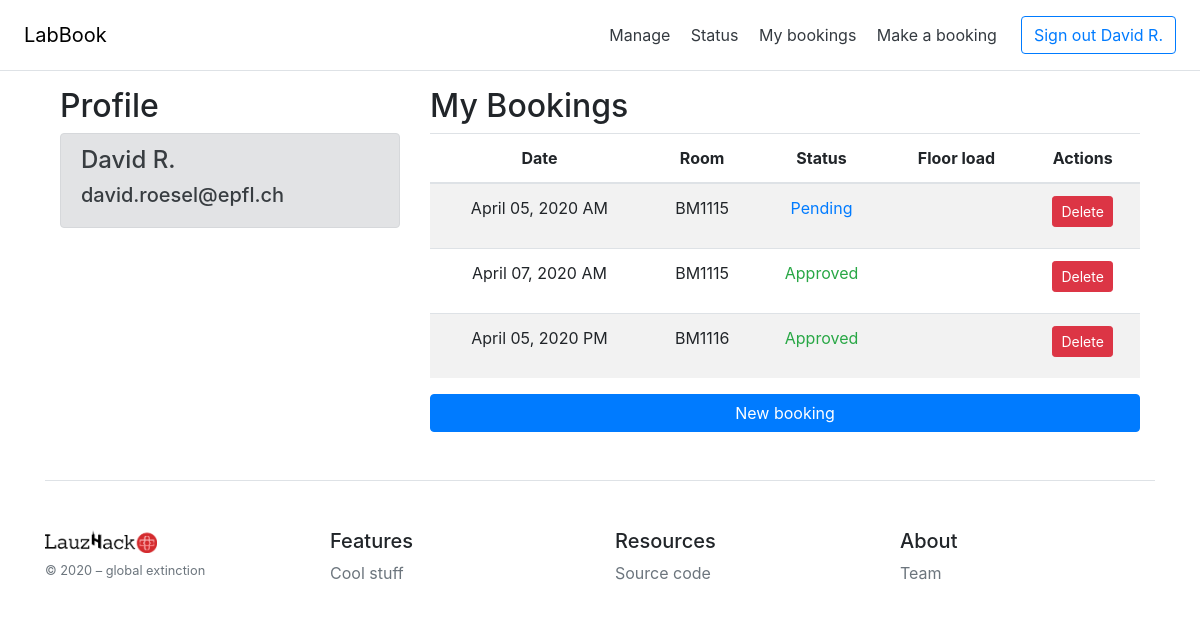
/dashboard/ (signed in), run on the app's committed database.
### app/models.py (models this page shows, shortened)
class BaseModel(Model):
    class Meta:
        database = db

class User(UserMixin, BaseModel):
    id = IntegerField(primary_key=True)
    email = CharField(index=True, unique=True)
    name = CharField(index=True)
    password_hash = CharField()

class Booking(BaseModel):
    id = IntegerField(primary_key=True)
    when = CharField()
    status = CharField()
    who = ForeignKeyField(User, to_field='id', related_name="user")
    room = ForeignKeyField(Room, to_field='id', related_name="room")

class Room(BaseModel):
    id = IntegerField(primary_key=True)
    name = CharField(index=True, unique=True)
    floor = IntegerField()
    building = CharField()

### app/routes.py (the view)
@login_required
@app.route('/dashboard/')
def dashboard():
    try:
       bookings = get_bookings_of_user(current_user.id)
    except:
       return "Could not retrieve your bookings"
    return render_template('dashboard.html', bookings=bookings, user_name=current_user.name, prettify_when=prettify_when)

### app/database.py (called while the page is built)
def get_bookings_of_user(user_id):
    query = Booking.select().where(Booking.who == user_id)
    user_bookings = [model_to_dict(c) for c in query]
    return user_bookings

def prettify_date(date):
    return datetime.strptime(date, '%Y-%m-%d').strftime('%B %d, %Y')

def prettify_when(when):
    date = '-'.join(when.split('-')[0:3])
    return prettify_date(date)+" "+when.split('-')[-1]

### app/models.py (called while the page is built)
@login.user_loader
def load_user(id):
    return User.select().where(User.id==int(id)).get()

### app/templates/dashboard.html (shortened to what this page needs)
{% extends 'base.html' %}
{% block content %}
<div class="container">
    <div class="row">
        <div class="col-md-4">
            <h2>Profile</h2>
            <div class="alert alert-secondary" role="alert">
                <h4>{{current_user.name}}</h4>
                <h5>{{current_user.email}}</h5>
            </div>
        </div>
        <div class="col-md-8">
            <h2>My Bookings</h2>
            {% if not bookings %}
                <p>You have no confirmed bookings.</p>
            {% else %}
            <ol class="days list-unstyled  text-center">
                <table class="table table-striped">
                    <thead>
                        <tr>
                            <th>Date</th>
                            <th>Room</th>
                            <th>Status</th>
                            <th>Floor load</th>
                            <th>Actions</th>
                        </tr>
                    </thead>
                    <tbody>
                        {% for booking in bookings %}
                            <tr>
                                <td>{{ prettify_when(booking['when']) }}</td>
                                <td>{{ booking['room']['name'] }}</td>
                                <td>
                                    {% if booking['status'] == 'approved'%}
                                        <p class=" text-success">Approved</p>
                                    {% elif booking['status'] == 'denied' %}
                                         <p class=" text-danger">Denied</p>
                                    {% else %}
                                        <p class=" text-primary">Pending</p>
                                    {% endif %}
                                </td>
                                <td> </td>
                                <td>
                                    <a type="button" class="btn btn-danger btn-sm" href="/cancel-booking/{{ booking['id'] }}/">Delete</a>
                                </td>
                            </tr>
                        {% endfor %}
                    </tbody>
                </table>
            {% endif %}
            </ol>
            <a href="/book/" class="btn btn-primary btn-block" role="button">New booking</a>
        </div>
    </div>
</div>
{% endblock %}

### app/templates/base.html (shortened to what this page needs)
<!doctype html>
<html lang="en">
  <head>
    <link rel="stylesheet" href="https://stackpath.bootstrapcdn.com/bootstrap/4.4.1/css/bootstrap.min.css">
    <link rel="stylesheet" href="/static/css/main.css">
    <link rel="stylesheet" href="/static/css/calendar.css">
  </head>
  <body>
    <div class="d-flex flex-column flex-md-row align-items-center p-3 px-md-4 mb-3 bg-white border-bottom box-shadow">
      <h5 class="my-0 mr-md-auto font-weight-normal"><a href="{{ url_for('login') }}" style="color:black;">LabBook</a></h5>
      <nav class="my-2 my-md-0 mr-md-3">
        <a class="p-2 text-dark" href="{{ url_for('manage') }}">Manage</a>
        <a class="p-2 text-dark" href="{{ url_for('status') }}">Status</a>
        {% if not current_user.is_anonymous %}
          <a class="p-2 text-dark" href="{{ url_for('dashboard') }}">My bookings</a>
          <a class="p-2 text-dark" href="{{ url_for('book') }}">Make a booking</a>
        {% endif %}
      </nav>
      {% if current_user.is_anonymous %}
        <a class="btn btn-outline-primary" href="{{ url_for('login') }}">Sign in</a>
      {% else %}
        <a class="btn btn-outline-primary" href="{{ url_for('logout') }}">Sign out {{current_user.name}}</a>
      {% endif %}
    </div>
    <div class="container">
      {% block content %}{% endblock %}
      <footer class="pt-4 my-md-5 pt-md-5 border-top">
        <div class="row">
          <div class="col-12 col-md dark">
            <a href="https://covid19.lauzhack.com/">
              <img class="mb-2" src="/static/img/logo_dark.png" alt="LauzHack against COVID-19" height="24">
            </a>
            <small class="d-block mb-3 text-muted">&copy; 2020 &ndash; global extinction</small>
          </div>
          <div class="col-6 col-md">
            <h5>Features</h5>
            <ul class="list-unstyled text-small">
              <li><a class="text-muted" href="#">Cool stuff</a></li>
            </ul>
          </div>
          <div class="col-6 col-md">
            <h5>Resources</h5>
            <ul class="list-unstyled text-small">
              <li><a class="text-muted" href="https://github.com/roesel/book/">Source code</a></li>
            </ul>
          </div>
          <div class="col-6 col-md">
            <h5>About</h5>
            <ul class="list-unstyled text-small">
              <li><a class="text-muted" href="{{ url_for('team_info') }}">Team</a></li>
            </ul>
          </div>
        </div>
      </footer>
    </div>
  </body>
</html>

### app/static/css/main.css (style rules this page uses)
body, html { margin: 0; }

### data on the page
User: name "David R.", email "david.roesel@epfl.ch"
Booking: when "April 05, 2020 AM", room.name "BM1115", status "Pending"
Booking: when "April 07, 2020 AM", room.name "BM1115", status "Approved"
Booking: when "April 05, 2020 PM", room.name "BM1116", status "Approved"
